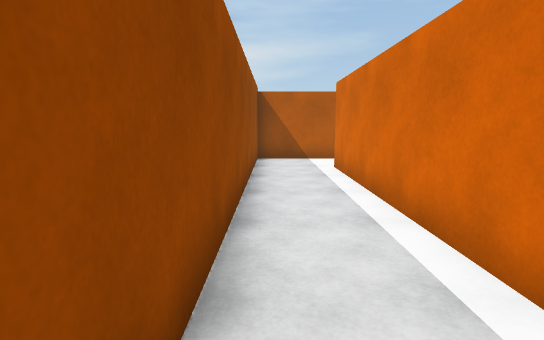
View 1 (above)

24 first-person views from a walk through a Unity game level. The camera is 1.3 m above the floor, tilts 8° down and sees 80° across. The floor is counted in squares, 1 m on a side. Each view is taken from the middle of a square. On the plan, view 1 faces up. The plan holds only what a view shows up to about 14 squares ahead; the rest is blank.

View 2
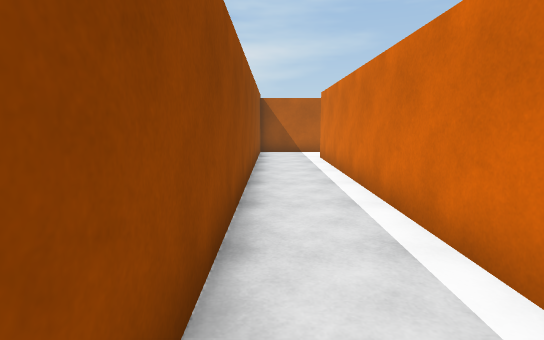

View 3
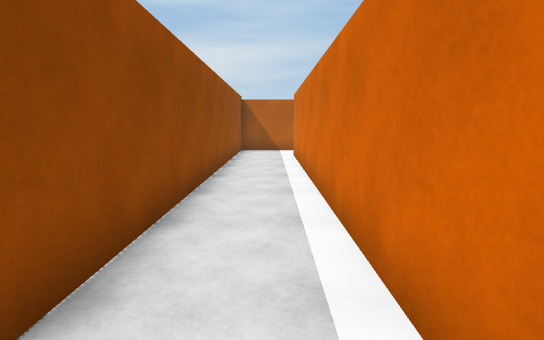

View 4
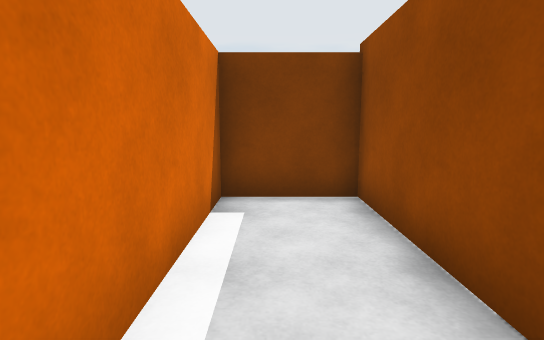

View 5
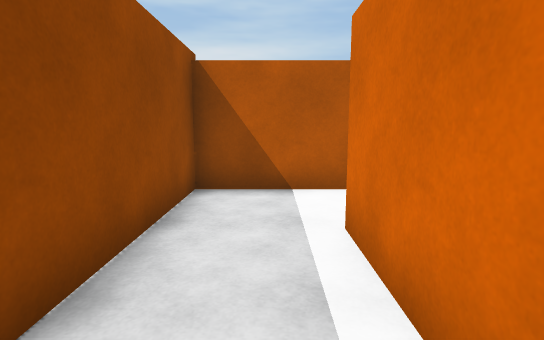

View 6
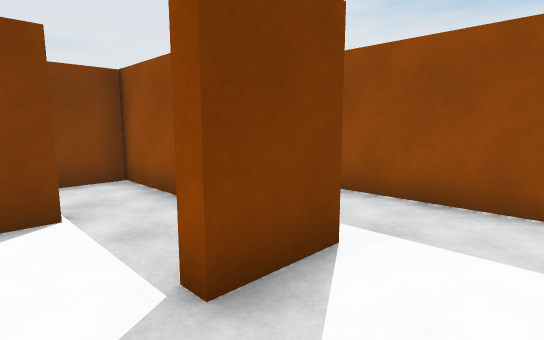

View 7
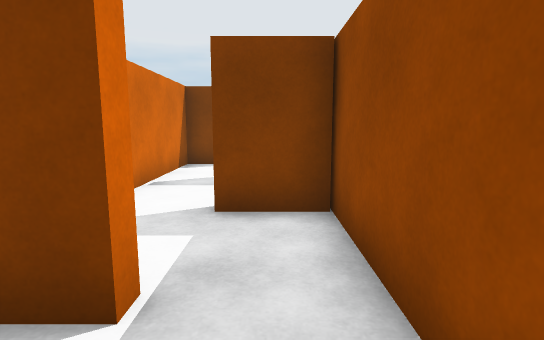

View 8
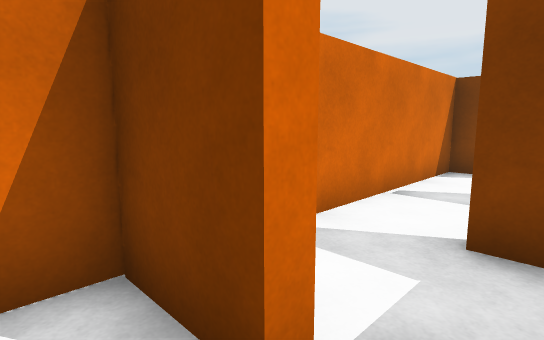

View 9
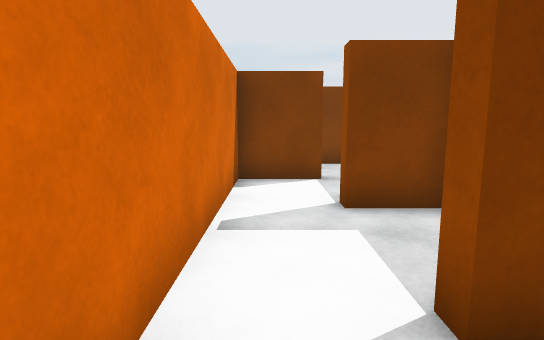

View 10
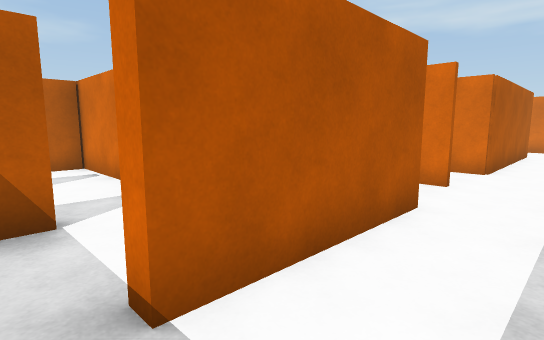

View 11
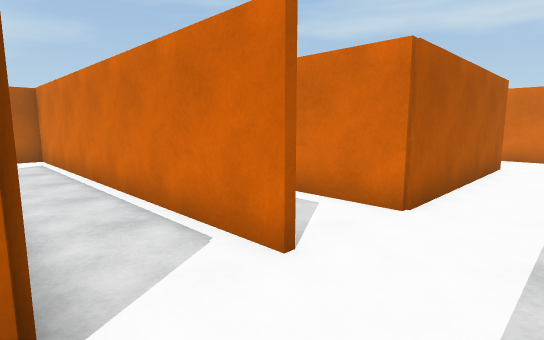

View 12
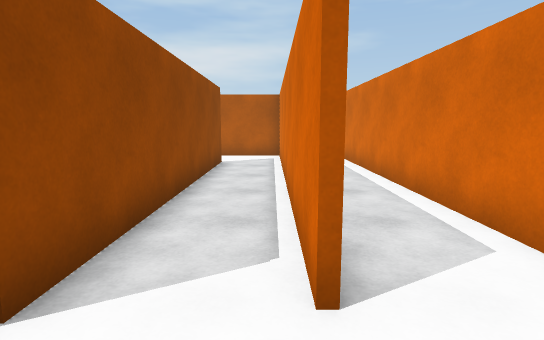

View 13
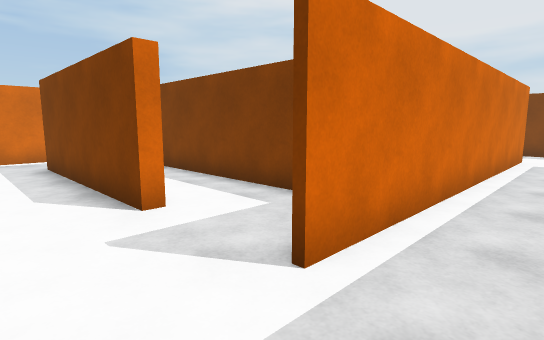

View 14
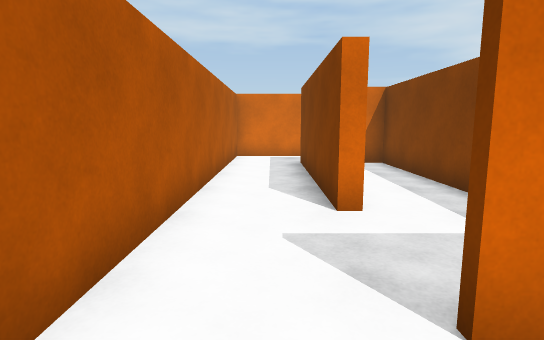

View 15
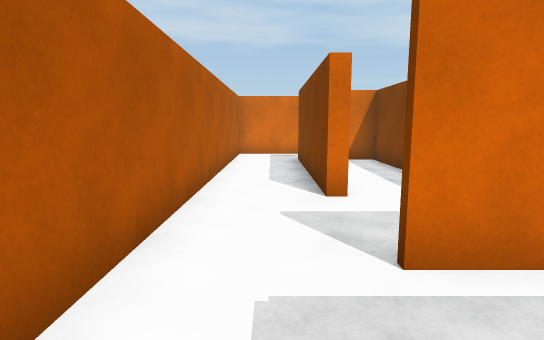

View 16
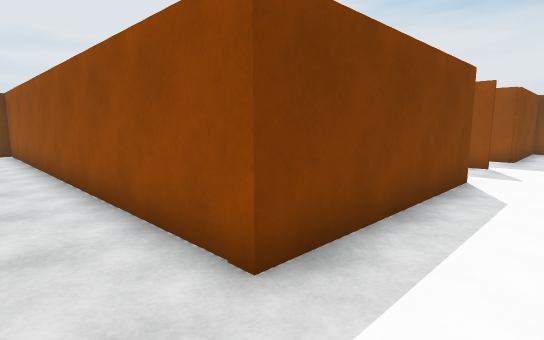

View 17
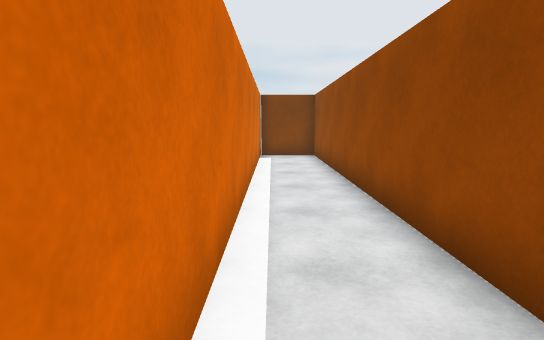

View 18
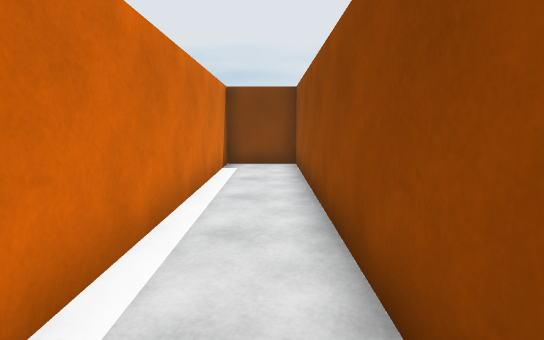

View 19
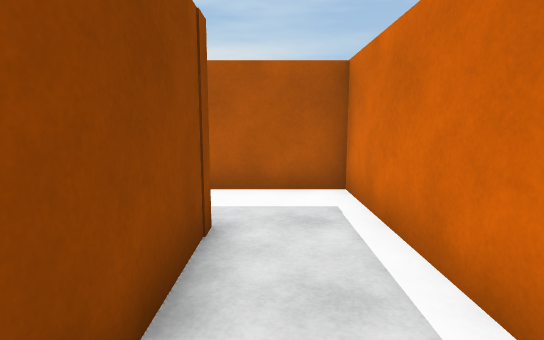

View 20
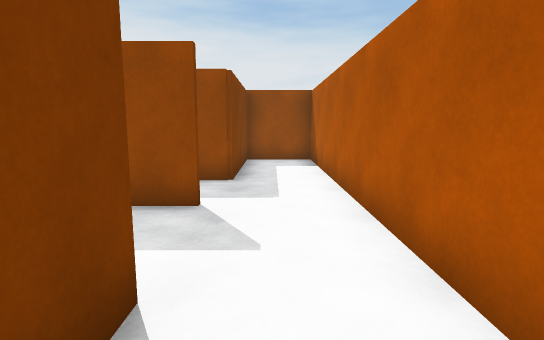

View 21
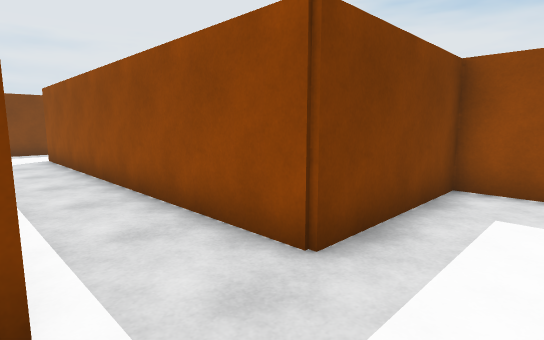

View 22
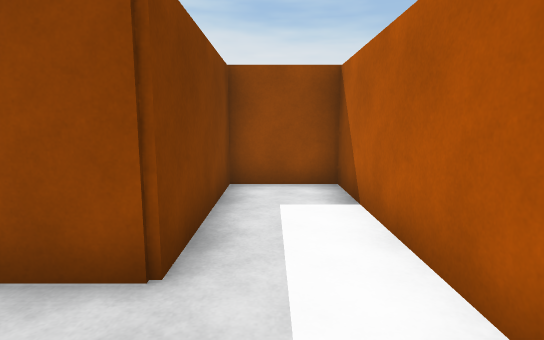

View 23
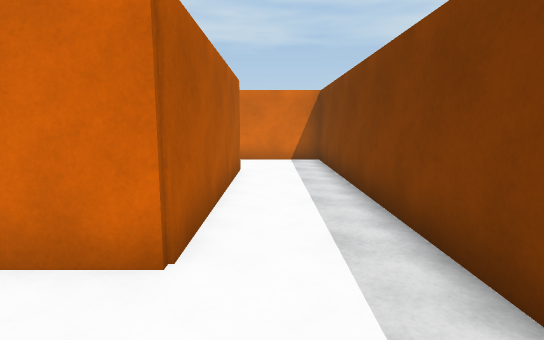

View 24
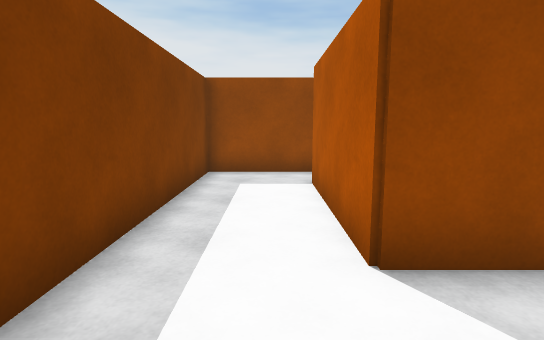

### Floor plan
Points are (right, up) in squares from view 1. A wall is a line through its corners. A room is listed if a view was taken in it or the views show most of it. See-through windows are left out.
Room 1 (views 1, 2, 3, 4, 5)
walls: (1.6, 12.4) (-0.6, 12.4) (-0.6, -4.8) (1.9, -4.8); (1.9, -4.9) (1.9, 10)
ways out: opening at (2.5, 11.5) to room 2
Room 2 (views 6, 7, 8, 9)
walls: (4, 6.6) (4, 7) (5.8, 7); (5.9, 6.6) (4.9, 6.6); (2.1, 4.3) (3.9, 4.3) (3.9, 3.9); (2.1, 8) (2.1, 4); (1.9, 10) (3.9, 10) (3.9, 9.6); (2.2, 1.1) (3.9, 1.1) (3.9, 0.7) (3.2, 0.7); (2.6, 12.4) (1.6, 12.4); (3.8, -1.7) (5.8, -1.7) (5.8, 7.9)
ways out: opening at (2.5, 11.5) to room 1; opening at (3, -2) to room 3
Room 3 (views 10, 11, 12, 13, 14, 15, 16, 17, 18, 19, 20, 21, 22, 23, 24)
walls: (15.1, 7.2) (22, 7.2) (22, 8.2); (8.2, 7.4) (8.2, -2.1) (3.8, -2.1) (3.8, -1.7); (12.9, 9.9) (12.9, 8.8); (10.3, -1.9) (10.3, 9.7) (7.9, 9.7); (15.8, 9.5) (15.8, 10) (22.2, 10) (22.2, -4.8) (24.5, -4.8); (19.4, -2.1) (12.8, -2.1) (12.8, 9.9); (2.1, -1.9) (2.1, -4.8); (1.9, -4.8) (22, -4.8) (22, -1.6); (24.5, -5.1) (24.5, 12.4) (6, 12.4) (6, 10) (10.5, 10) (10.5, -1.9)
ways out: opening at (3, -2) to room 2; opening at (8, 8.5); opening at (20.5, -2)

Positions as (right, up) in squares from view 1, and headings:
1: (0, 0), facing up
2: (0, -3), facing up
3: (1, -4), facing up
4: (1, 1), facing down
5: (1, 6), facing up
6: (5, 12), facing down-left
7: (3, 9), facing down
8: (3, 8), facing down-right
9: (5, 6), facing down
10: (3, -4), facing up-right
11: (8, -4), facing up-right
12: (10, -4), facing up
13: (11, 12), facing down-right
14: (11, 11), facing right
15: (10, 11), facing right
16: (24, 12), facing down-left
17: (24, 9), facing down
18: (23, 6), facing down
19: (23, 6), facing up
20: (18, 11), facing left
21: (13, 12), facing down-left
22: (13, 11), facing left
23: (10, -3), facing right
24: (11, -3), facing left
